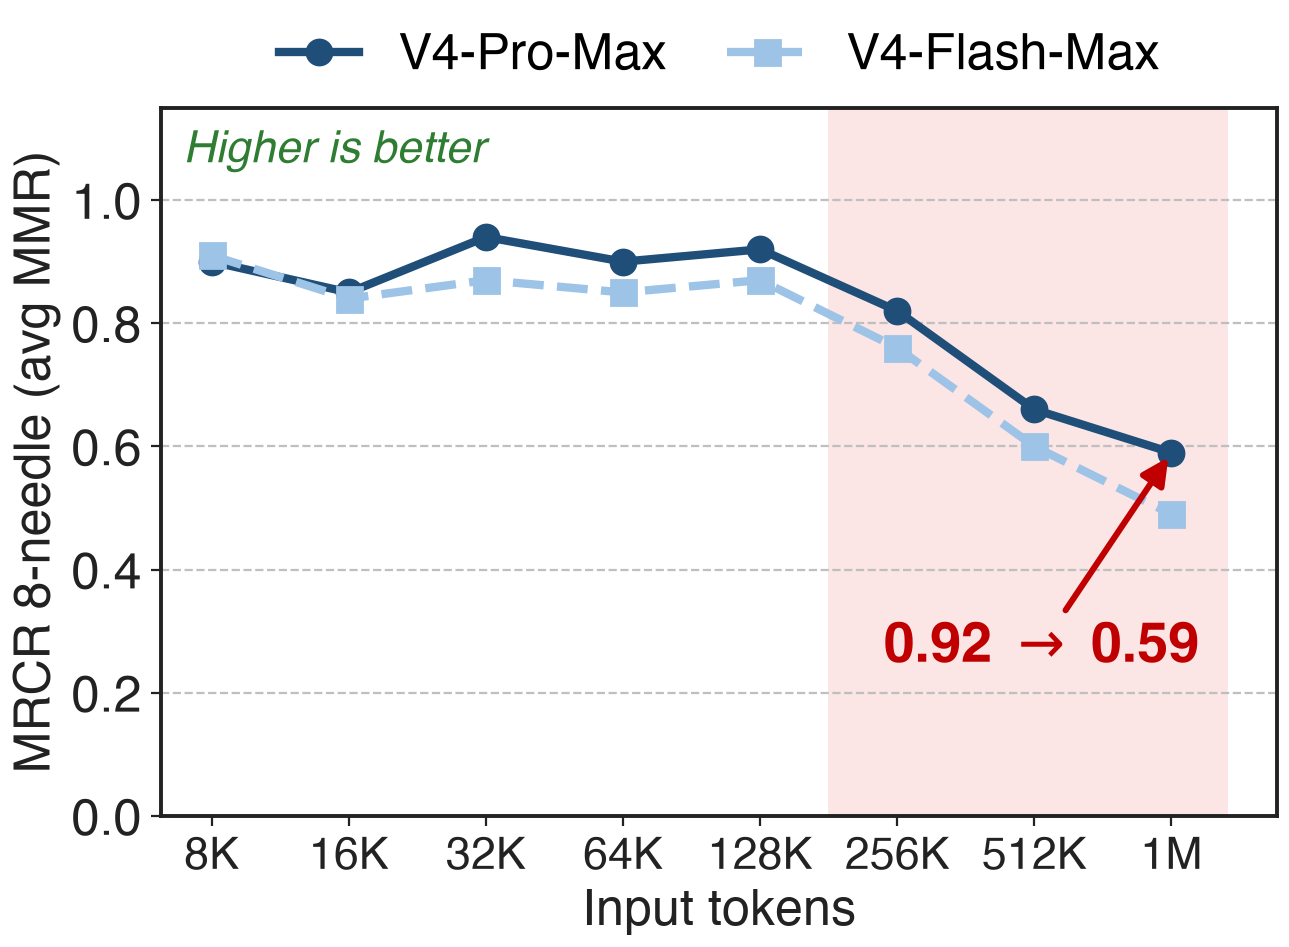

Python code for this plot:
"""MRCR 8-needle average MMR vs input length ([V4] Fig. 9)."""
import sys, pathlib; sys.path.insert(0, str(pathlib.Path(__file__).resolve().parents[3] / "scripts"))
import slidechart as sc

sc.setup()
fig, ax = sc.figure("right")
x = ["8K", "16K", "32K", "64K", "128K", "256K", "512K", "1M"]
pro = [0.90, 0.85, 0.94, 0.90, 0.92, 0.82, 0.66, 0.59]
flash = [0.91, 0.84, 0.87, 0.85, 0.87, 0.76, 0.60, 0.49]
xs = range(len(x))
ax.plot(xs, pro, "-o", color=sc.ACCENT, label="V4-Pro-Max")
ax.plot(xs, flash, "--s", color=sc.ACCENT_LIGHT, label="V4-Flash-Max")
ax.set_xticks(list(xs)); ax.set_xticklabels(x, fontsize=16)
ax.set_ylim(0, 1.15)
ax.set_ylabel("MRCR 8-needle (avg MMR)")
ax.set_xlabel("Input tokens")
sc.top_legend(ax)
ax.axvspan(4.5, 7.4, color="#FBE5E5", zorder=0)
ax.annotate("0.92 $\\rightarrow$ 0.59", xy=(7, 0.59), xytext=(4.9, 0.25), color=sc.PROBLEM, fontsize=20, fontweight="bold",
            arrowprops=dict(arrowstyle="-|>", color=sc.PROBLEM, lw=2.2))
sc.better(ax, "Higher is better", "upper left")
sc.save(fig, __file__)
